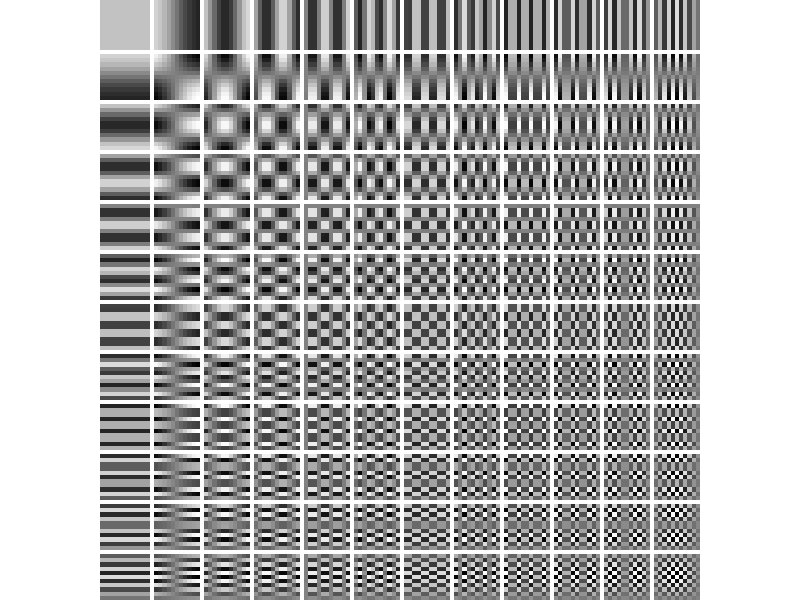

Here is the MATLAB script that generated this plot:
% DCT Basis Grid — single-image renderer (robust)
% Produces an M×M grid of 2D DCT basis blocks, each block is N×N pixels.

clear; close all; clc;

% Parameters (change these if you want)
N = 12;   % size of each basis block (pixels per tile)
M = 12;   % how many tiles per row/column (frequencies 0..M-1)
sep_px = 1; % width of separator lines between tiles (pixels). Set 0 to remove.

tile = N;
bigSize = M * tile;
big = zeros(bigSize, bigSize);

% Precompute coordinates for a single tile
[x, y] = meshgrid(0:tile-1, 0:tile-1);

% Fill the big image: rows correspond to vertical freq v, columns to horizontal freq u
for v = 0:(M-1)       % vertical frequency index (rows of tiles)
    for u = 0:(M-1)   % horizontal frequency index (cols of tiles)
        Cu = (u==0) * sqrt(1/tile) + (u~=0) * sqrt(2/tile);
        Cv = (v==0) * sqrt(1/tile) + (v~=0) * sqrt(2/tile);
        basis = Cu * Cv .* cos((pi*(2*x+1)*u) / (2*tile)) .* ...
                           cos((pi*(2*y+1)*v) / (2*tile));
        r = v*tile + (1:tile);
        c = u*tile + (1:tile);
        big(r, c) = basis;
    end
end

% Normalize globally for consistent contrast
cmax = max(abs(big(:)));
big = big / cmax;   % now in [-1, 1]

% Optional: add white separators so tile borders are visible (similar to your example)
if sep_px > 0
    for k = 1:(M-1)
        rr = k*tile + (1:sep_px);
        cc = k*tile + (1:sep_px);
        big(rr, :) = 1;   % horizontal separators (white)
        big(:, cc) = 1;   % vertical separators (white)
    end
end

% Display
figure('Color','w','Position',[100 100 700 700]);
imagesc(big, [-1 1]);            % use symmetric color limits for zero-centered contrast
colormap(gray);
axis image off;
set(gca,'Position',[0 0 1 1]);   % fill the whole figure with the image
title(sprintf('2D DCT basis — %dx%d tiles of %dx%d', M, M, tile, tile), 'FontSize', 14);

% (optional) Save to file:
% imwrite( uint8( (big + 1)/2 * 255 ), 'dct_basis_grid.png' );
